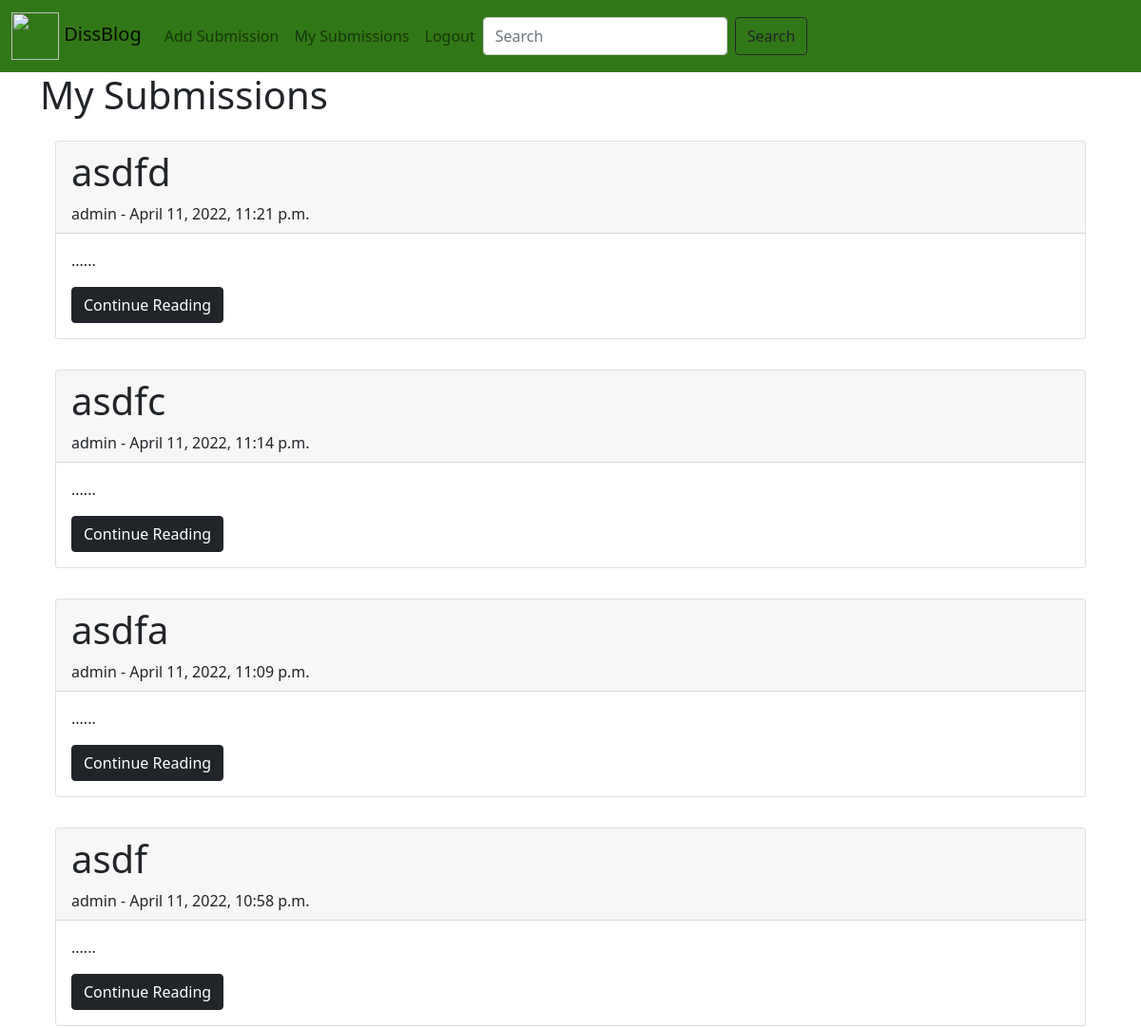
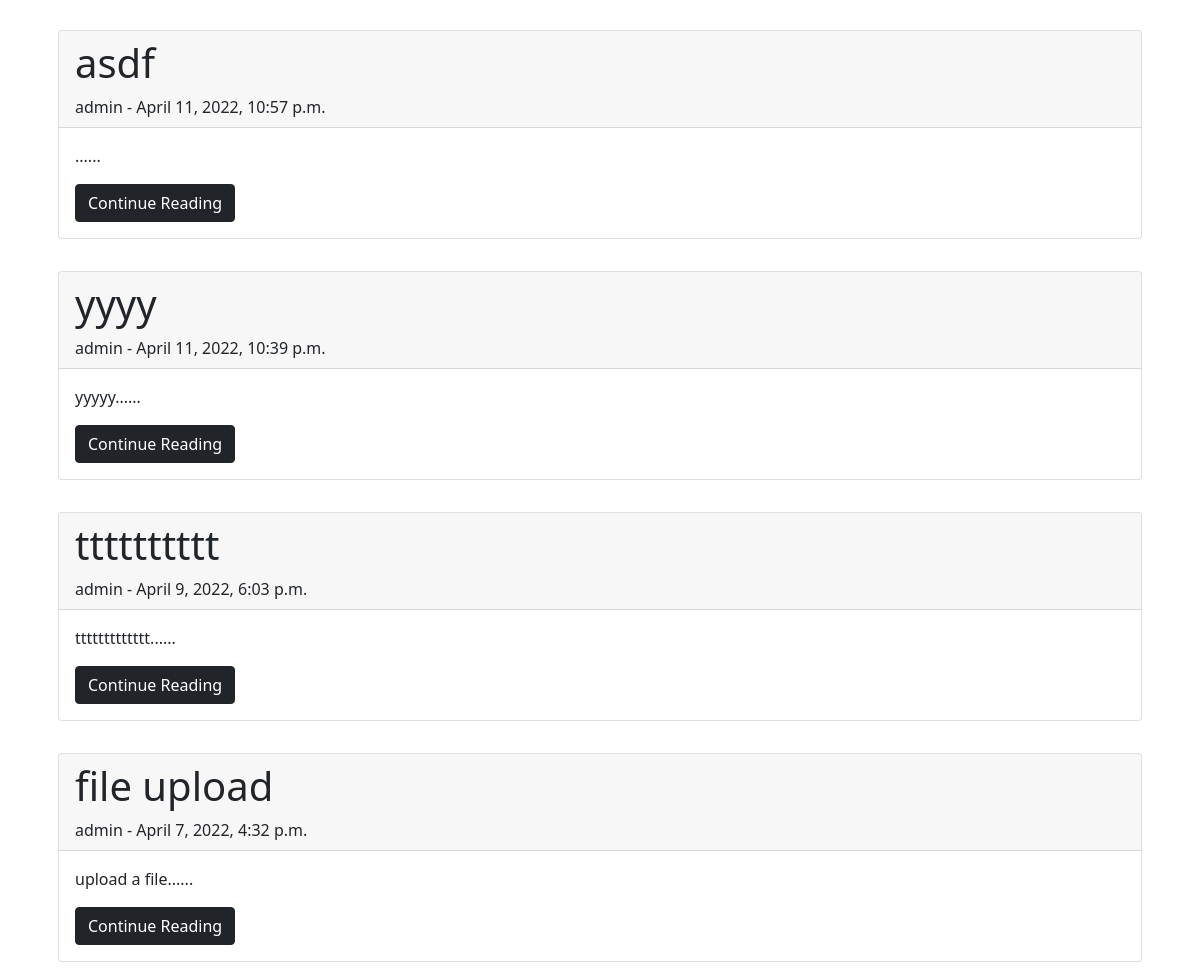
Page /mysubmission/ (signed in) on the committed database (2 pictures, top to bottom).
### blogtest/models.py (models this page shows, shortened)
class Submission(models.Model):
    title = models.CharField(max_length=255)
    tag = models.ForeignKey(Course, on_delete=models.CASCADE, blank=True)
    file = models.FileField(upload_to='', blank=True)
    content = models.TextField(blank=True)
    author = models.ForeignKey(User, on_delete=models.CASCADE)
    pub_date = models.DateTimeField(auto_now_add=True)
    likes = models.ManyToManyField(User, related_name='blog_submission')

class User(AbstractUser):
    ADMIN = 1
    STUDENT = 2
    STAFF = 3
    TYPE = (
        (ADMIN, _('Administrator')),
        (STUDENT, _('Student')),
        (STAFF, _('Staff')),
    )
    type = models.PositiveSmallIntegerField(choices=TYPE, default=STUDENT)
    date_of_birth = models.DateField(_('date_of_birth'), default=timezone.now)

### blogtest/views.py (the view)
# urls.py: path('mysubmission/', views.MyPostView.as_view(), name='my_post'),
class MyPostView(LoginRequiredMixin, generic.ListView):
    model = Submission
    template_name = 'blog/my_post.html'
    ordering = ['-pub_date']
    login_url = 'login'
    redirect_field_name = 'login'

### blogtest/templates/blog/my_post.html
{% extends 'base.html' %}
{% block content %}
    <h1>My Submissions</h1>
    {% for submission in submission_list %}
        {% if user.id == submission.author.id %}
        <div style="padding:1rem;">
            <div class="card" style="width: auto;">
                <div class="card-header">
                    <h1>{{ submission.title }}</h1>
                    {{ submission.author }} - {{ submission.pub_date }}
                </div>
                <div class="card-body">
                    <p>{{ submission.content|slice:":250"|safe }}......</p>
                    <a href="{% url 'submission-detail' submission.pk %}" class="btn btn-dark">Continue Reading</a>
                </div>
            </div>
        </div>
        {% endif %}
    {% endfor %}
{% endblock %}

### rows in the picture
Submission: title "asdfd", author "admin", pub_date "April 11, 2022, 11:21 p.m."
Submission: title "asdfc", author "admin", pub_date "April 11, 2022, 11:14 p.m."
Submission: title "asdfa", author "admin", pub_date "April 11, 2022, 11:09 p.m."
Submission: title "asdf", author "admin", pub_date "April 11, 2022, 10:58 p.m."
Submission: title "asdf", author "admin", pub_date "April 11, 2022, 10:57 p.m."
Submission: title "yyyy", author "admin", pub_date "April 11, 2022, 10:39 p.m.", content "yyyyy"
Submission: title "tttttttttt", author "admin", pub_date "April 9, 2022, 6:03 p.m.", content "ttttttttttttt"
Submission: title "file upload", author "admin", pub_date "April 7, 2022, 4:32 p.m.", content "upload a file"
